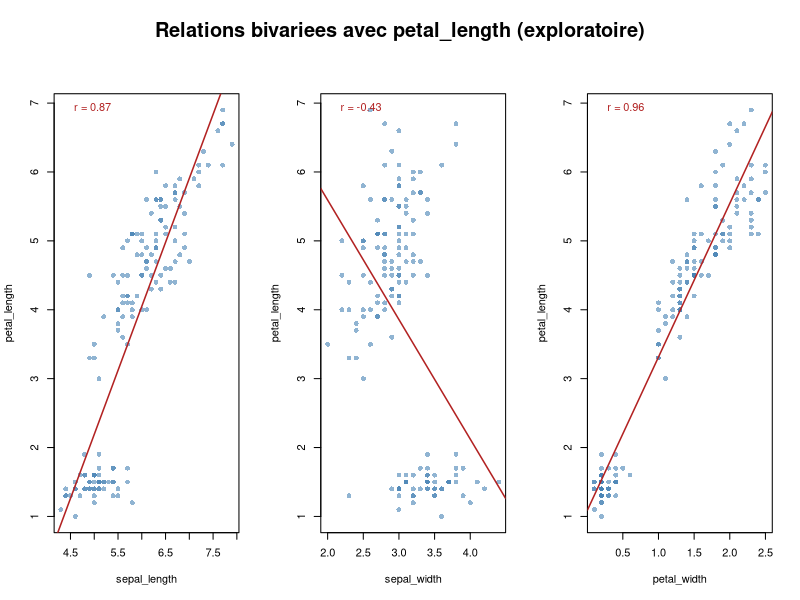
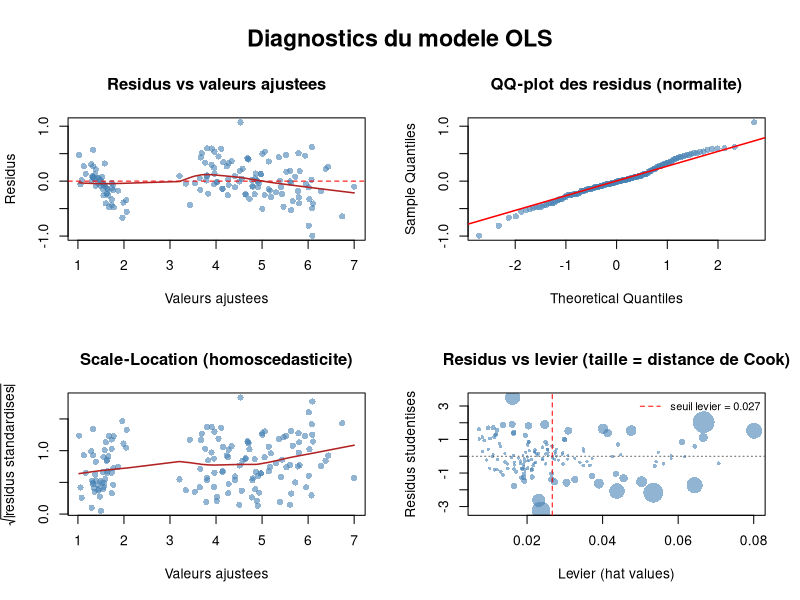
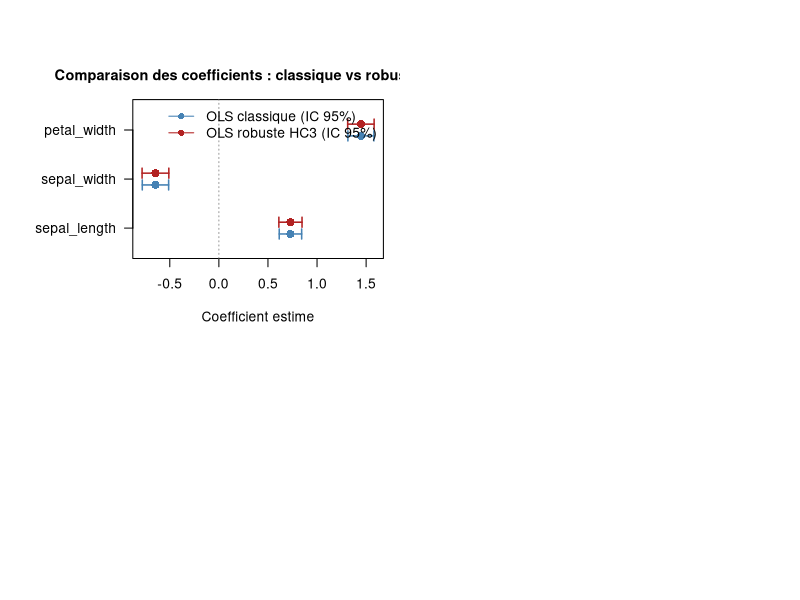

Recreate these plots in R, in order.
# ====================================================================
# Template d'analyse OLS (regression lineaire) -- diagnostic complet
# ====================================================================
#
# Traduction R du script Python ols_analysis_template.py.
# Memes etapes, meme structure :
#
#   1. OLS "classique" (erreurs homoscedastiques, i.i.d.)
#   2. Tests de diagnostic des hypotheses du modele lineaire (Gauss-Markov)
#   3. OLS avec erreurs-types robustes (HC3) si l'homoscedasticite est rejetee
#   4. Comparaison des deux estimations
#   5. Graphiques diagnostiques usuels
#
# Dependances (packages CRAN, hors base R) : lmtest, sandwich
#   install.packages(c("lmtest", "sandwich"))
#
# ====================================================================

library(lmtest)    # bptest (Breusch-Pagan), dwtest (Durbin-Watson)
library(sandwich)  # vcovHC (matrice de covariance robuste HC3)

# ====================================================================
# 1. CHARGEMENT ET PREPARATION DES DONNEES
# ====================================================================

load_data <- function() {
  data(iris)
  df <- iris
  colnames(df) <- c("sepal_length", "sepal_width", "petal_length",
                     "petal_width", "species")
  df
}

# Variable dependante et regresseurs du modele.
# A adapter directement a votre propre jeu de donnees : il suffit de
# remplacer load_data() ci-dessus et les deux lignes suivantes.
DEP_VAR    <- "petal_length"
REGRESSORS <- c("sepal_length", "sepal_width", "petal_width")


# ====================================================================
# 2. ESTIMATION OLS -- VERSION CLASSIQUE
# ====================================================================

fit_ols <- function(df, dep_var, regressors) {
  formula_str <- paste(dep_var, "~", paste(regressors, collapse = " + "))
  formula_obj <- as.formula(formula_str)
  model <- lm(formula_obj, data = df)
  list(model = model, formula = formula_str)
}


# ====================================================================
# 3. TESTS DE DIAGNOSTIC DES HYPOTHESES DU MODELE LINEAIRE
# ====================================================================

# --- Jarque-Bera (implementation manuelle : pas de dependance a 'moments'/'tseries') ---
jarque_bera_test <- function(resid) {
  n <- length(resid)
  m2 <- mean(resid^2)
  skew <- mean(resid^3) / m2^1.5
  kurt <- mean(resid^4) / m2^2
  jb_stat <- (n / 6) * (skew^2 + ((kurt - 3)^2) / 4)
  p_value <- 1 - pchisq(jb_stat, df = 2)
  list(stat = jb_stat, p_value = p_value, skew = skew, kurtosis = kurt)
}

# --- White test (implementation manuelle : regression auxiliaire complete
#     avec carres et produits croises, comme statsmodels.het_white) ---
white_test <- function(resid, regressors_df) {
  n <- nrow(regressors_df)
  vars <- colnames(regressors_df)
  aux_df <- regressors_df

  # Carres de chaque regresseur
  for (v in vars) {
    aux_df[[paste0(v, "_sq")]] <- regressors_df[[v]]^2
  }
  # Produits croises (interactions deux-a-deux)
  if (length(vars) >= 2) {
    combs <- combn(vars, 2)
    for (j in seq_len(ncol(combs))) {
      v1 <- combs[1, j]; v2 <- combs[2, j]
      aux_df[[paste0(v1, "_x_", v2)]] <- regressors_df[[v1]] * regressors_df[[v2]]
    }
  }

  aux_df$resid_sq <- resid^2
  aux_formula <- as.formula(paste("resid_sq ~", paste(setdiff(colnames(aux_df), "resid_sq"), collapse = " + ")))
  aux_model <- lm(aux_formula, data = aux_df)

  r2_aux <- summary(aux_model)$r.squared
  q <- length(setdiff(colnames(aux_df), "resid_sq"))  # nb de regresseurs auxiliaires (hors constante)
  lm_stat <- n * r2_aux
  p_value <- 1 - pchisq(lm_stat, df = q)
  list(lm_stat = lm_stat, p_value = p_value, df = q)
}

# --- VIF (implementation manuelle : 1 / (1 - R^2_j), pas de dependance a 'car') ---
compute_vif <- function(df, regressors) {
  vifs <- numeric(length(regressors))
  for (i in seq_along(regressors)) {
    target <- regressors[i]
    others <- setdiff(regressors, target)
    formula_aux <- as.formula(paste(target, "~", paste(others, collapse = " + ")))
    r2_j <- summary(lm(formula_aux, data = df))$r.squared
    vifs[i] <- 1 / (1 - r2_j)
  }
  data.frame(variable = regressors, VIF = vifs)
}

run_diagnostics <- function(model, df, regressors) {
  resid <- residuals(model)
  fitted <- fitted(model)
  results <- list()

  # --- Normalite des residus ---
  results$jarque_bera <- jarque_bera_test(resid)
  sw <- shapiro.test(resid)                                   # base R
  results$shapiro_wilk <- list(stat = sw$statistic, p_value = sw$p.value)

  # --- Homoscedasticite ---
  # studentize = TRUE (par defaut dans lmtest) calcule LM = n * R^2_aux,
  # ce qui correspond exactement a statsmodels.het_breuschpagan.
  # ATTENTION : malgre son nom, c'est studentize=TRUE qui reproduit le test
  # "classique" utilise cote Python -- studentize=FALSE calcule une autre
  # variante (Breusch & Pagan, 1979, version non corrigee) qui donnera une
  # p-valeur differente.
  bp <- bptest(model, studentize = TRUE)
  results$breusch_pagan <- list(lm_stat = bp$statistic, p_value = bp$p.value)

  results$white <- white_test(resid, df[, regressors, drop = FALSE])

  # --- Autocorrelation ---
  dw <- dwtest(model)
  results$durbin_watson <- list(stat = dw$statistic, p_value = dw$p.value)

  lb <- Box.test(resid, lag = 10, type = "Ljung-Box")          # base R
  results$ljung_box <- list(stat = lb$statistic, p_value = lb$p.value)

  # --- Multicolinearite (VIF) ---
  results$vif <- compute_vif(df, regressors)

  # --- Mauvaise specification (test RESET de Ramsey) ---
  df_reset <- df
  df_reset$.fitted2 <- fitted^2
  df_reset$.fitted3 <- fitted^3
  reset_formula <- as.formula(paste(DEP_VAR, "~", paste(regressors, collapse = " + "),
                                     "+ .fitted2 + .fitted3"))
  reset_model <- lm(reset_formula, data = df_reset)
  reset_anova <- anova(model, reset_model)                     # test F de restrictions emboitees
  results$reset_test <- list(f_stat = reset_anova$F[2], p_value = reset_anova$`Pr(>F)`[2])

  results
}

print_diagnostics <- function(diag, alpha = 0.05) {
  cat("\n", strrep("=", 70), "\n", sep = "")
  cat(sprintf("TESTS DE DIAGNOSTIC (seuil de significativite : %.0f%%)\n", alpha * 100))
  cat(strrep("=", 70), "\n")

  verdict <- function(p, hypothesis_rejected_means) {
    flag <- if (p < alpha) "REJET H0" else "non rejet de H0"
    extra <- if (p < alpha) hypothesis_rejected_means else "OK"
    sprintf("p = %.4f  ->  %s  (%s)", p, flag, extra)
  }

  jb <- diag$jarque_bera
  cat(sprintf("\n[Normalite] Jarque-Bera : %s\n", verdict(jb$p_value, "residus non normaux")))
  sw <- diag$shapiro_wilk
  cat(sprintf("[Normalite] Shapiro-Wilk : %s\n", verdict(sw$p_value, "residus non normaux")))

  bp <- diag$breusch_pagan
  cat(sprintf("\n[Homoscedasticite] Breusch-Pagan : %s\n",
              verdict(bp$p_value, "heteroscedasticite detectee")))
  wh <- diag$white
  cat(sprintf("[Homoscedasticite] White         : %s\n",
              verdict(wh$p_value, "heteroscedasticite detectee")))

  dw <- diag$durbin_watson
  cat(sprintf("\n[Autocorrelation] Durbin-Watson = %.3f (proche de 2 = pas d'autocorrelation ; <1.5 ou >2.5 = suspect)\n",
              dw$stat))
  lb <- diag$ljung_box
  cat(sprintf("[Autocorrelation] Ljung-Box (10 lags) : %s\n",
              verdict(lb$p_value, "autocorrelation detectee")))

  cat("\n[Multicolinearite] VIF par variable (seuil d'alerte usuel : VIF > 5 ou 10) :\n")
  print(diag$vif, row.names = FALSE)

  reset <- diag$reset_test
  cat(sprintf("\n[Specification] Test RESET (Ramsey) : %s\n",
              verdict(reset$p_value, "mauvaise specification du modele (non-linearite omise)")))

  cat("\n", strrep("-", 70), "\n", sep = "")
  if (bp$p_value < alpha || wh$p_value < alpha) {
    cat(">>> Heteroscedasticite detectee : passer a des erreurs-types robustes (HC3) recommande.\n")
  } else {
    cat(">>> Pas d'heteroscedasticite detectee : l'OLS classique reste valide,\n")
    cat("    mais les erreurs robustes sont presentees ci-dessous a titre de comparaison.\n")
  }
  cat(strrep("-", 70), "\n")
}


# ====================================================================
# 4. OLS AVEC ERREURS-TYPES ROBUSTES (HC3)
# ====================================================================

fit_ols_robust <- function(model) {
  vcov_hc3 <- vcovHC(model, type = "HC3")
  coeftest(model, vcov = vcov_hc3)   # renvoie un objet de classe coeftest
}

compare_models <- function(model, model_robust) {
  coefs        <- coef(model)
  se_classique <- summary(model)$coefficients[, "Std. Error"]
  se_robuste   <- model_robust[, "Std. Error"]
  p_classique  <- summary(model)$coefficients[, "Pr(>|t|)"]
  p_robuste    <- model_robust[, "Pr(>|t|)"]

  comp <- data.frame(
    coefficient          = coefs,
    se_classique         = se_classique,
    se_robuste_HC3       = se_robuste,
    p_value_classique    = p_classique,
    p_value_robuste_HC3  = p_robuste
  )
  comp$ecart_se_pct <- 100 * (comp$se_robuste_HC3 - comp$se_classique) / comp$se_classique
  round(comp, 4)
}


# ====================================================================
# 5. GRAPHIQUES DIAGNOSTIQUES
# ====================================================================

make_exploratory_plots <- function(df, dep_var, regressors,
                                    save_path = "ols_exploratory.png") {
  n <- length(regressors)
  par(mfrow = c(1, n), oma = c(0, 0, 3, 0))

  for (reg in regressors) {
    x <- df[[reg]]; y <- df[[dep_var]]
    fit_lin <- lm(y ~ x)
    r <- cor(x, y)
    plot(x, y, pch = 16, col = adjustcolor("steelblue", alpha.f = 0.6),
         xlab = reg, ylab = dep_var)
    abline(fit_lin, col = "firebrick", lwd = 1.5)
    legend("topleft", legend = sprintf("r = %.2f", r), bty = "n", text.col = "firebrick")
  }
  mtext(sprintf("Relations bivariees avec %s (exploratoire)", dep_var),
        outer = TRUE, cex = 1.2, font = 2)
  cat(sprintf("[Graphique] Exploration bivariee -> %s\n", save_path))
}

make_diagnostic_plots <- function(model, df, save_path = "ols_diagnostics.png") {
  resid       <- residuals(model)
  fitted_vals <- fitted(model)
  std_resid   <- rstandard(model)        # residus standardises
  stud_resid  <- rstudent(model)         # residus studentises (deletion)
  leverage    <- hatvalues(model)
  cooks_d     <- cooks.distance(model)
  n           <- nrow(df)

  par(mfrow = c(2, 2), oma = c(0, 0, 3, 0))

  # --- 1. Residus vs valeurs ajustees ---
  plot(fitted_vals, resid, pch = 16, col = adjustcolor("steelblue", alpha.f = 0.6),
       xlab = "Valeurs ajustees", ylab = "Residus",
       main = "Residus vs valeurs ajustees")
  abline(h = 0, col = "red", lty = 2)
  lo <- lowess(fitted_vals, resid, f = 0.6)
  lines(lo, col = "firebrick", lwd = 1.5)

  # --- 2. QQ-plot des residus ---
  qqnorm(resid, pch = 16, col = adjustcolor("steelblue", alpha.f = 0.6),
         main = "QQ-plot des residus (normalite)")
  qqline(resid, col = "red", lwd = 1.5)

  # --- 3. Scale-Location ---
  sqrt_abs_resid <- sqrt(abs(std_resid))
  plot(fitted_vals, sqrt_abs_resid, pch = 16, col = adjustcolor("steelblue", alpha.f = 0.6),
       xlab = "Valeurs ajustees", ylab = expression(sqrt(abs("residus standardises"))),
       main = "Scale-Location (homoscedasticite)")
  lo2 <- lowess(fitted_vals, sqrt_abs_resid, f = 0.6)
  lines(lo2, col = "firebrick", lwd = 1.5)

  # --- 4. Residus vs levier + distance de Cook ---
  cex_cook <- 0.5 + 3 * cooks_d / max(cooks_d)   # taille proportionnelle a Cook's D
  plot(leverage, stud_resid, pch = 16, col = adjustcolor("steelblue", alpha.f = 0.6),
       cex = cex_cook,
       xlab = "Levier (hat values)", ylab = "Residus studentises",
       main = "Residus vs levier (taille = distance de Cook)")
  abline(h = 0, col = "grey40", lty = 3)
  threshold <- 4 / n   # seuil usuel de levier eleve : 2(k+1)/n ou 4/n selon convention
  abline(v = threshold, col = "red", lty = 2)
  legend("topright", legend = sprintf("seuil levier = %.3f", threshold),
         col = "red", lty = 2, bty = "n", cex = 0.8)

  mtext("Diagnostics du modele OLS", outer = TRUE, cex = 1.4, font = 2)
  cat(sprintf("[Graphique] Diagnostics sauvegardes -> %s\n", save_path))
}

make_coefficient_plot <- function(comp, save_path = "ols_coef_comparison.png") {
  comp_no_const <- comp[rownames(comp) != "(Intercept)", ]
  vars_ <- rownames(comp_no_const)
  y_pos <- seq_along(vars_)

  ci_classic <- 1.96 * comp_no_const$se_classique
  ci_robust  <- 1.96 * comp_no_const$se_robuste_HC3

  xlim_range <- range(c(comp_no_const$coefficient - ci_classic,
                         comp_no_const$coefficient + ci_classic,
                         comp_no_const$coefficient - ci_robust,
                         comp_no_const$coefficient + ci_robust))

  par(mar = c(4, 8, 3, 1))
  plot(NULL, xlim = xlim_range, ylim = c(0.5, length(vars_) + 0.5),
       yaxt = "n", xlab = "Coefficient estime", ylab = "",
       main = "Comparaison des coefficients : classique vs robuste (HC3)", cex.main = 1.05)
  axis(2, at = y_pos, labels = vars_, las = 1)
  abline(v = 0, col = "grey60", lty = 3)

  # OLS classique (bleu), legerement decale vers le bas
  arrows(comp_no_const$coefficient - ci_classic, y_pos - 0.12,
         comp_no_const$coefficient + ci_classic, y_pos - 0.12,
         angle = 90, code = 3, length = 0.05, col = "steelblue", lwd = 1.5)
  points(comp_no_const$coefficient, y_pos - 0.12, pch = 16, col = "steelblue", cex = 1.3)

  # OLS robuste HC3 (rouge), legerement decale vers le haut
  arrows(comp_no_const$coefficient - ci_robust, y_pos + 0.12,
         comp_no_const$coefficient + ci_robust, y_pos + 0.12,
         angle = 90, code = 3, length = 0.05, col = "firebrick", lwd = 1.5)
  points(comp_no_const$coefficient, y_pos + 0.12, pch = 16, col = "firebrick", cex = 1.3)

  legend("topright", legend = c("OLS classique (IC 95%)", "OLS robuste HC3 (IC 95%)"),
         col = c("steelblue", "firebrick"), pch = 16, lty = 1, bty = "n")
  cat(sprintf("[Graphique] Comparaison des coefficients -> %s\n", save_path))
}


# ====================================================================
# 6. PROGRAMME PRINCIPAL
# ====================================================================

main <- function() {
  df <- load_data()
  print(summary(df[, c("sepal_length", "sepal_width", "petal_length", "petal_width")]))

  # --- Exploration graphique prealable ---
  make_exploratory_plots(df, DEP_VAR, REGRESSORS)

  # --- OLS classique ---
  fit_result <- fit_ols(df, DEP_VAR, REGRESSORS)
  model <- fit_result$model
  cat("\n", strrep("=", 70), "\n", sep = "")
  cat(sprintf("OLS CLASSIQUE  |  formule : %s\n", fit_result$formula))
  cat(strrep("=", 70), "\n")
  print(summary(model))

  # --- Diagnostics ---
  diag <- run_diagnostics(model, df, REGRESSORS)
  print_diagnostics(diag)

  # --- OLS robuste (HC3) ---
  model_robust <- fit_ols_robust(model)
  cat("\n", strrep("=", 70), "\n", sep = "")
  cat("OLS AVEC ERREURS-TYPES ROBUSTES (HC3)\n")
  cat(strrep("=", 70), "\n")
  print(model_robust)

  # --- Comparaison classique vs robuste ---
  comp <- compare_models(model, model_robust)
  cat("\n", strrep("=", 70), "\n", sep = "")
  cat("COMPARAISON OLS CLASSIQUE vs OLS ROBUSTE (HC3)\n")
  cat(strrep("=", 70), "\n")
  print(comp)

  # --- Graphiques diagnostiques et de comparaison ---
  make_diagnostic_plots(model, df)
  make_coefficient_plot(comp)

  cat("\nAnalyse terminee. Fichiers generes : ",
      "ols_exploratory.png, ols_diagnostics.png, ols_coef_comparison.png\n", sep = "")
}

main()

# ----------------------------------------------------------------------
# Note sur l'affichage interactif (persistance des graphiques) :
# ----------------------------------------------------------------------
# Ce script sauvegarde les figures directement dans des fichiers PNG via
# png(...)/dev.off(), ce qui fonctionne a l'identique en mode script ou
# en mode interactif. Si vous executez ce script ligne par ligne dans
# RStudio ou la console R (et non via Rscript), vous pouvez remplacer
# n'importe quel bloc png(...) / ... / dev.off() par les memes
# instructions de trace SANS png()/dev.off() : la figure s'affichera alors
# dans le panneau "Plots" de RStudio et y restera jusqu'a ce que vous
# l'effaciez ou la remplaciez -- l'equivalent du plt.show() bloquant vu
# cote Python.
